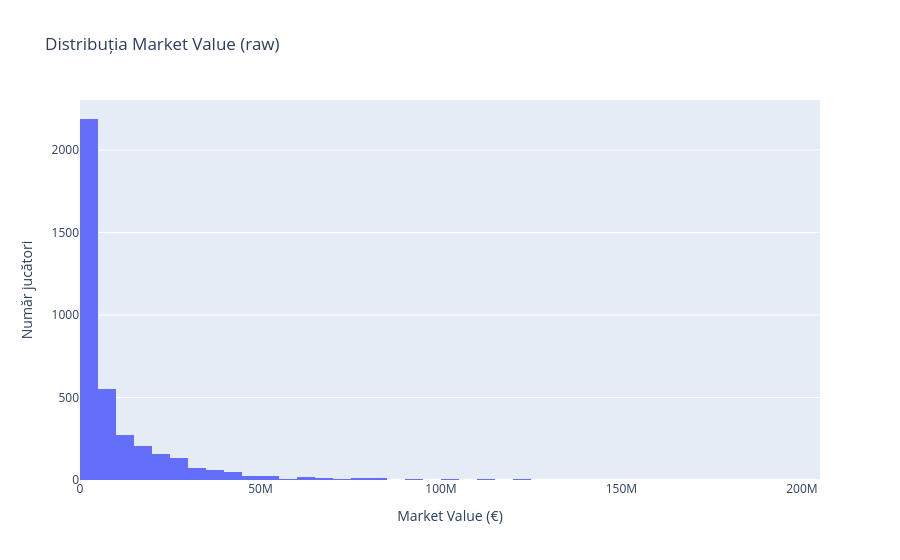

Source (notebook cell):
### Code cell
fig = px.histogram(
    df,
    x="market_value_in_eur",
    nbins=50,
    title="Distribuția Market Value (raw)",
)

fig.update_layout(
    xaxis_title="Market Value (€)",
    yaxis_title="Număr jucători"
)

fig.show()

### Figure 1 — Plotly figure (JSON) as saved in the notebook; plotly's stock layout.template omitted (floating-point values rounded to 4 significant figures; data arrays with more than 128 entries replaced by an {"elided": "..."} marker saying what was removed)
{"data": [{"bingroup": "x", "hovertemplate": "market_value_in_eur=%{x}<br>count=%{y}<extra></extra>", "legendgroup": "", "marker": {"color": "#636efa", "pattern": {"shape": ""}}, "name": "", "nbinsx": 50, "orientation": "v", "showlegend": false, "type": "histogram", "x": {"elided": "3824 float values"}, "xaxis": "x", "yaxis": "y"}], "layout": {"barmode": "relative", "legend": {"tracegroupgap": 0}, "title": {"text": "Distribuția Market Value (raw)"}, "xaxis": {"anchor": "y", "domain": [0, 1], "title": {"text": "Market Value (€)"}}, "yaxis": {"anchor": "x", "domain": [0, 1], "title": {"text": "Număr jucători"}}}}
